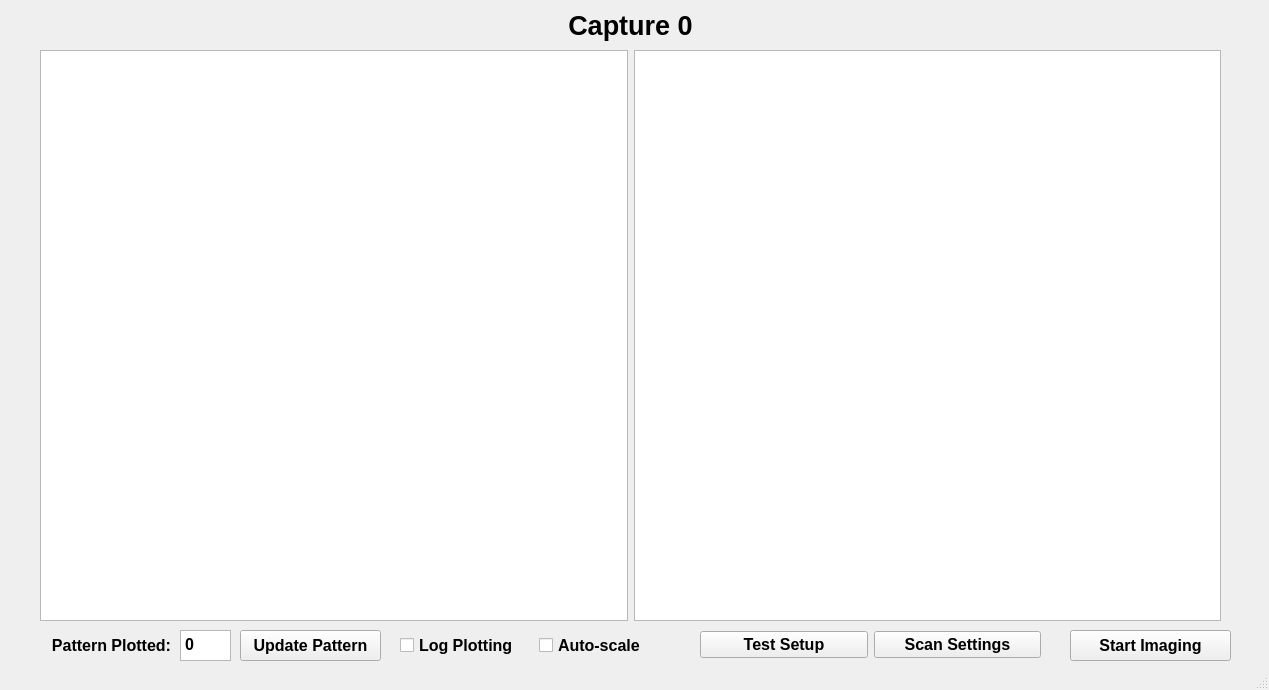
<?xml version="1.0" encoding="UTF-8"?>
<ui version="4.0">
 <class>MainWindow</class>
 <widget class="QMainWindow" name="MainWindow">
  <property name="geometry">
   <rect>
    <x>0</x>
    <y>0</y>
    <width>1269</width>
    <height>690</height>
   </rect>
  </property>
  <property name="sizePolicy">
   <sizepolicy hsizetype="Expanding" vsizetype="Preferred">
    <horstretch>0</horstretch>
    <verstretch>0</verstretch>
   </sizepolicy>
  </property>
  <property name="windowTitle">
   <string>MainWindow</string>
  </property>
  <widget class="QWidget" name="centralwidget">
   <widget class="QLabel" name="CaptureText">
    <property name="geometry">
     <rect>
      <x>30</x>
      <y>10</y>
      <width>1201</width>
      <height>31</height>
     </rect>
    </property>
    <property name="sizePolicy">
     <sizepolicy hsizetype="Expanding" vsizetype="Preferred">
      <horstretch>0</horstretch>
      <verstretch>0</verstretch>
     </sizepolicy>
    </property>
    <property name="font">
     <font>
      <pointsize>20</pointsize>
      <weight>75</weight>
      <bold>true</bold>
     </font>
    </property>
    <property name="text">
     <string>Capture 0</string>
    </property>
    <property name="textFormat">
     <enum>Qt::PlainText</enum>
    </property>
    <property name="scaledContents">
     <bool>true</bool>
    </property>
    <property name="alignment">
     <set>Qt::AlignCenter</set>
    </property>
   </widget>
   <widget class="GraphicsLayoutWidget" name="graphicsLayoutWidget" native="true">
    <property name="geometry">
     <rect>
      <x>30</x>
      <y>40</y>
      <width>1201</width>
      <height>591</height>
     </rect>
    </property>
    <property name="sizePolicy">
     <sizepolicy hsizetype="Expanding" vsizetype="Preferred">
      <horstretch>0</horstretch>
      <verstretch>0</verstretch>
     </sizepolicy>
    </property>
    <widget class="QWidget" name="layoutWidget">
     <property name="geometry">
      <rect>
       <x>10</x>
       <y>10</y>
       <width>1181</width>
       <height>571</height>
      </rect>
     </property>
     <layout class="QVBoxLayout" name="allPlotsVerticalLayout">
      <item>
       <layout class="QHBoxLayout" name="plotRow0">
        <item>
         <widget class="PlotWidget" name="plotItemChip0"/>
        </item>
        <item>
         <widget class="PlotWidget" name="plotItemChip1"/>
        </item>
       </layout>
      </item>
     </layout>
    </widget>
   </widget>
   <widget class="QPushButton" name="startStopButton">
    <property name="geometry">
     <rect>
      <x>1070</x>
      <y>630</y>
      <width>161</width>
      <height>31</height>
     </rect>
    </property>
    <property name="font">
     <font>
      <pointsize>12</pointsize>
      <weight>75</weight>
      <bold>true</bold>
     </font>
    </property>
    <property name="text">
     <string>Start Imaging</string>
    </property>
   </widget>
   <widget class="QPlainTextEdit" name="patternPlottedTextEdit">
    <property name="geometry">
     <rect>
      <x>180</x>
      <y>630</y>
      <width>51</width>
      <height>31</height>
     </rect>
    </property>
    <property name="font">
     <font>
      <pointsize>12</pointsize>
      <weight>75</weight>
      <bold>true</bold>
     </font>
    </property>
    <property name="plainText">
     <string>0</string>
    </property>
    <property name="backgroundVisible">
     <bool>false</bool>
    </property>
   </widget>
   <widget class="QLabel" name="patternPlottedTextLabel">
    <property name="geometry">
     <rect>
      <x>30</x>
      <y>630</y>
      <width>141</width>
      <height>31</height>
     </rect>
    </property>
    <property name="font">
     <font>
      <pointsize>12</pointsize>
      <weight>75</weight>
      <bold>true</bold>
     </font>
    </property>
    <property name="text">
     <string>Pattern Plotted:</string>
    </property>
    <property name="alignment">
     <set>Qt::AlignRight|Qt::AlignTrailing|Qt::AlignVCenter</set>
    </property>
   </widget>
   <widget class="QPushButton" name="newPatternSubmitButton">
    <property name="geometry">
     <rect>
      <x>240</x>
      <y>630</y>
      <width>141</width>
      <height>31</height>
     </rect>
    </property>
    <property name="font">
     <font>
      <pointsize>12</pointsize>
      <weight>75</weight>
      <bold>true</bold>
     </font>
    </property>
    <property name="text">
     <string>Update Pattern</string>
    </property>
   </widget>
   <widget class="QWidget" name="layoutWidget">
    <property name="geometry">
     <rect>
      <x>700</x>
      <y>630</y>
      <width>341</width>
      <height>29</height>
     </rect>
    </property>
    <layout class="QHBoxLayout" name="horizontalLayout_3">
     <item>
      <widget class="QPushButton" name="testSetupButton">
       <property name="font">
        <font>
         <pointsize>12</pointsize>
         <weight>75</weight>
         <bold>true</bold>
        </font>
       </property>
       <property name="text">
        <string>Test Setup</string>
       </property>
      </widget>
     </item>
     <item>
      <widget class="QPushButton" name="scanSettingsButton">
       <property name="font">
        <font>
         <pointsize>12</pointsize>
         <weight>75</weight>
         <bold>true</bold>
        </font>
       </property>
       <property name="text">
        <string>Scan Settings</string>
       </property>
      </widget>
     </item>
    </layout>
   </widget>
   <widget class="QWidget" name="layoutWidget">
    <property name="geometry">
     <rect>
      <x>400</x>
      <y>630</y>
      <width>271</width>
      <height>31</height>
     </rect>
    </property>
    <layout class="QHBoxLayout" name="horizontalLayout_2">
     <item>
      <widget class="QCheckBox" name="logPlottingCheckBox">
       <property name="font">
        <font>
         <pointsize>12</pointsize>
         <weight>75</weight>
         <bold>true</bold>
        </font>
       </property>
       <property name="text">
        <string>Log Plotting</string>
       </property>
      </widget>
     </item>
     <item>
      <widget class="QCheckBox" name="autoScaleCheckBox">
       <property name="font">
        <font>
         <pointsize>12</pointsize>
         <weight>75</weight>
         <bold>true</bold>
        </font>
       </property>
       <property name="text">
        <string>Auto-scale</string>
       </property>
      </widget>
     </item>
    </layout>
   </widget>
  </widget>
  <widget class="QStatusBar" name="statusbar"/>
 </widget>
 <customwidgets>
  <customwidget>
   <class>PlotWidget</class>
   <extends>QGraphicsView</extends>
   <header>pyqtgraph.h</header>
  </customwidget>
  <customwidget>
   <class>GraphicsLayoutWidget</class>
   <extends>QWidget</extends>
   <header>pyqtgraph.h</header>
   <container>1</container>
  </customwidget>
 </customwidgets>
 <resources/>
 <connections/>
</ui>
